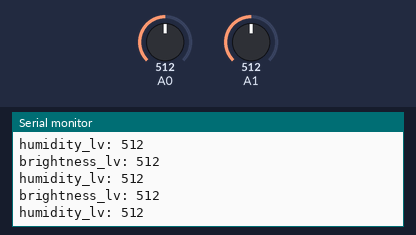
This sketch was run on a simulated Arduino Uno, built with avr-gcc and run on an emulated ATmega328P. Shown: the last lines printed to the serial monitor. The inputs (shaded band) are chosen by the test bench; at power-on: A1 = 512, A0 = 512.

Above: at 5.7 s.
5.8 s: A1 set to 986
At 5.93 s:
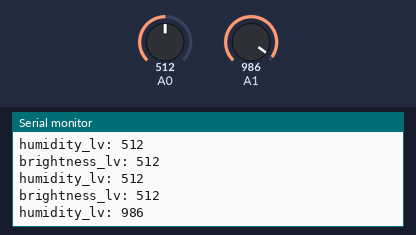
8.8 s: A1 set to 1018
At 8.86 s:
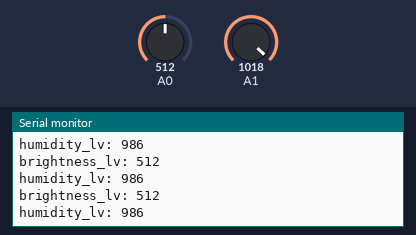
Timing chart, 0 to 11.8 s (numbered marks = the images above; inputs shaded):
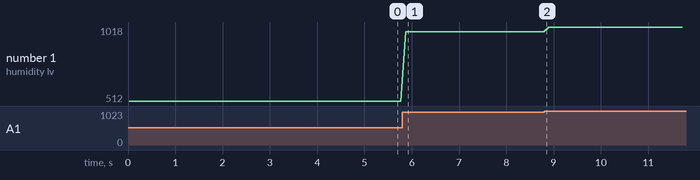

Measured:
- after the input at 5.8 s, the serial monitor: prints a new line after 0.07 s (image 1)
- plotted number 1: 512 → 986 after the input at 5.8 s, 986 → 1018 after the input at 8.8 s

The sketch:

Lusyhumedad.ino
```cpp
int luz = A0;
int lumin = 0;
int tierra = A1;
int humedad = 0;

void setup() {
  // put your setup code here, to run once:
  //Puerto serial
  Serial.begin(9600);
}

void loop() {
  lumin = analogRead(A0);
  humedad = analogRead(A1);
  Serial.print("brightness_lv: ");
  Serial.println(lumin);//entre mas alto mas luz
  Serial.print("humidity_lv: ");
  Serial.println(humedad);//entre mas bajo mas humedad
  Serial.println("");
  delay(100);
  // put your main code here, to run repeatedly:
}
```
